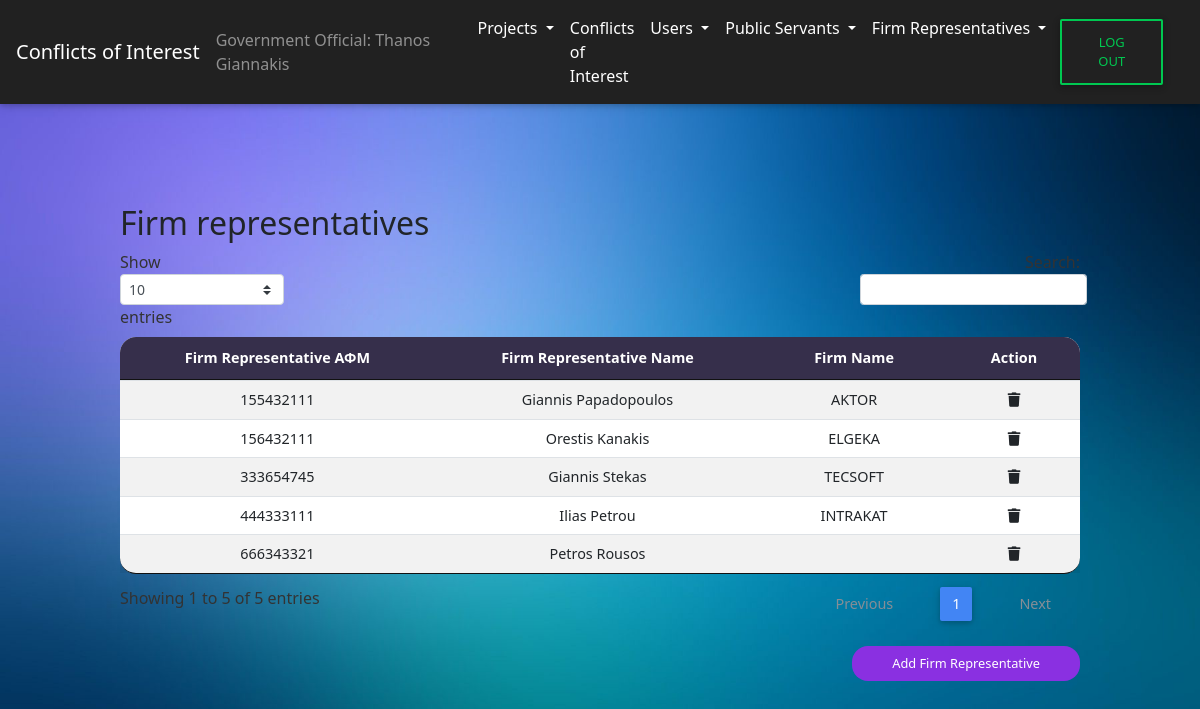
The page /CoI/view_firm_representatives_GO.php (signed in) on the database as committed earlier.
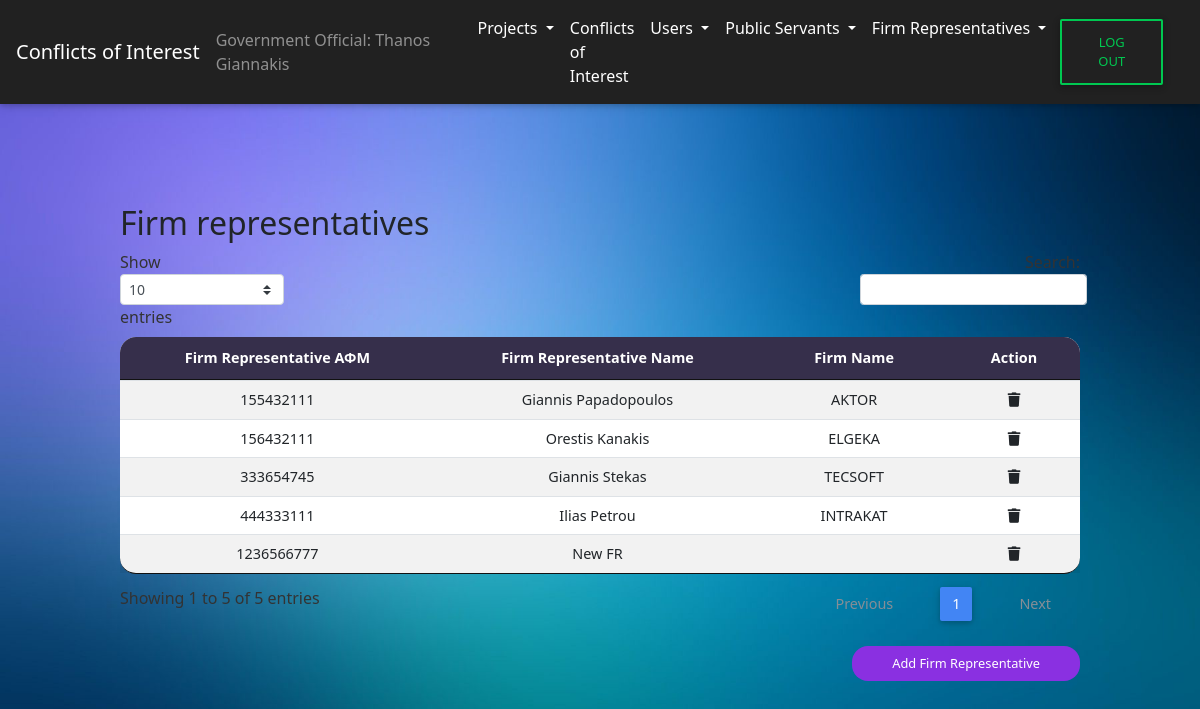
The same page on the database as committed later.
### tables this page shows
CREATE TABLE `users` (
  `AFM` int(11) NOT NULL,
  `name` varchar(50) NOT NULL,
  `password` varchar(255) NOT NULL,
  `user_type` varchar(2) NOT NULL,
  `created_at` datetime DEFAULT current_timestamp()
);

CREATE TABLE `firms` (
  `firm_id` int(9) NOT NULL,
  `firm_name` varchar(50) NOT NULL
);

### CoI/view_firm_representatives_GO.php (the view, shortened to what this page needs)
<?php include('header.php');
include('navbar_GO.php')
?>
<div id="Public Servants">
    <div class="wrapper-table">
        <div class="page-header clearfix">
            <h2 class="pull-left">Firm representatives</h2>
        </div>
        <?php
        $sql = "SELECT users.AFM, users.name, firms.firm_name FROM users LEFT JOIN firm_representatives ON users.AFM = firm_representatives.fr_AFM LEFT JOIN firms ON firm_representatives.firm_id = firms.firm_id WHERE users.user_type='FR'";
        if ($result = mysqli_query($conn, $sql)) {
            if (mysqli_num_rows($result) > 0) {
                echo  "<table id='firm_representatives' class='table table-striped table-sm project-table' cellspacing='0' width='100%'>";
                echo "<thead>";
                echo "<tr>";
                echo "<th class='th-sm' id='th-first'>Firm Representative ΑΦΜ</th>";
                echo "<th class='th-sm'>Firm Representative Name</th>";
                echo "<th class='th-sm id='th-last>Firm Name</th>";
                echo "<th class='th-sm' id ='th-last' style='width: 5%'>Action</th>";
                echo "</tr>";
                echo "</thead>";
                echo "<tbody>";
                while ($row = mysqli_fetch_array($result)) {
                    echo "<tr>";
                    echo "<td>" . $row['AFM'] . "</td>";
                    echo "<td>" . $row['name'] . "</td>";
                    echo "<td>" . $row['firm_name'] . "</td>";
                    echo "<td><a href='delete_firm_representatives.php?fr_AFM=" . $row['AFM'] . "' title='Delete Record' data-toggle='tooltip'><i class='fas fa-trash'></i></td> ";
                    echo "</tr>";
                }
                echo "</table>";
            } else {
                echo "<p class='lead'><em>No records were found.</em></p>";
            }
        } else {
            echo "ERROR: Could not able to execute $sql. " . mysqli_error($conn);
        }
        echo "<a href='add_firm_representative_GO.php' class='submit-button'>Add Firm Representative</a>";
        ?>
    </div>
</div>
</body>
<?php include('footer.php') ?>
</html>

Rows that differ between the two databases and show on the page:
removed users: AFM "666343321", name "Petros Rousos"
added users: AFM "1236566777", name "New FR"
